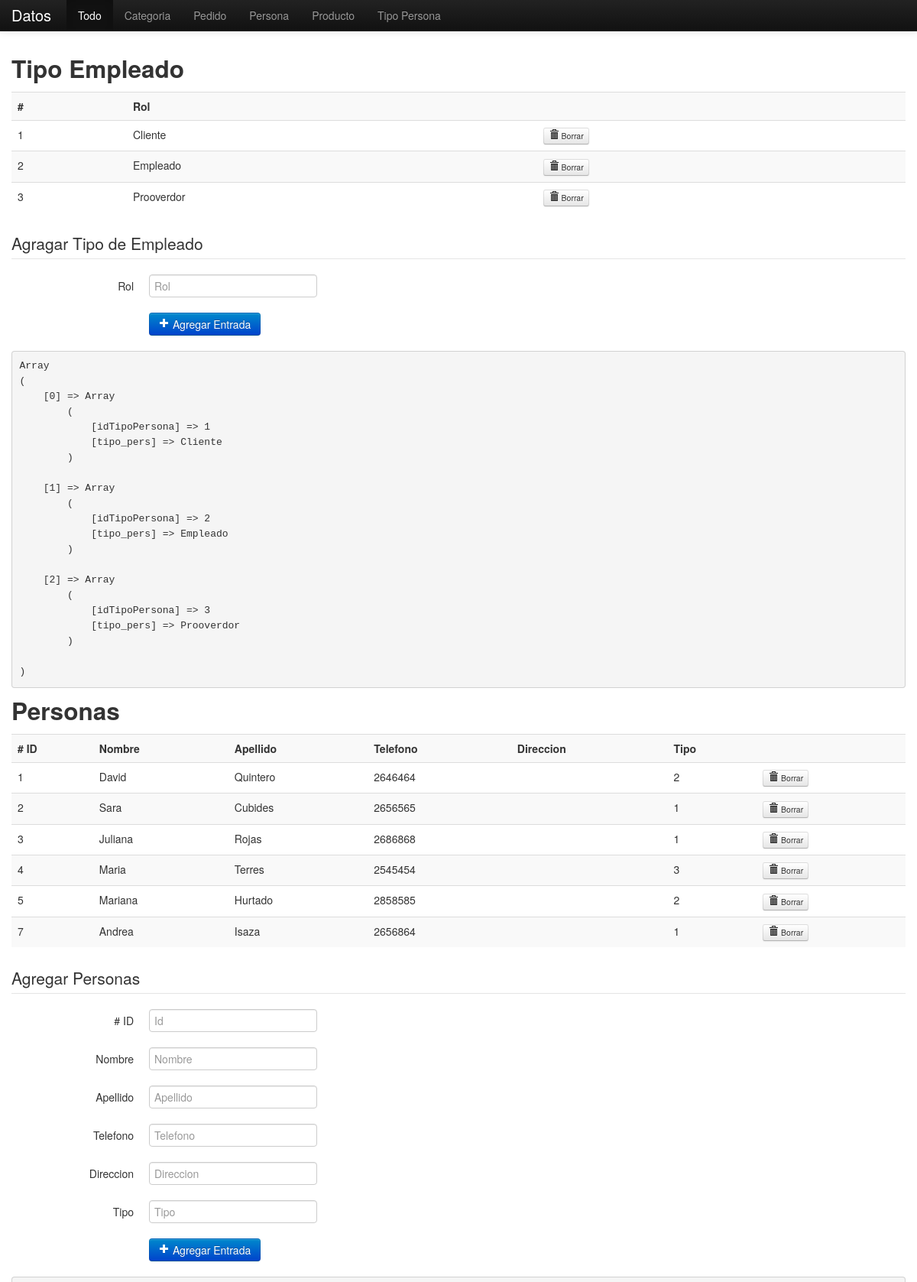
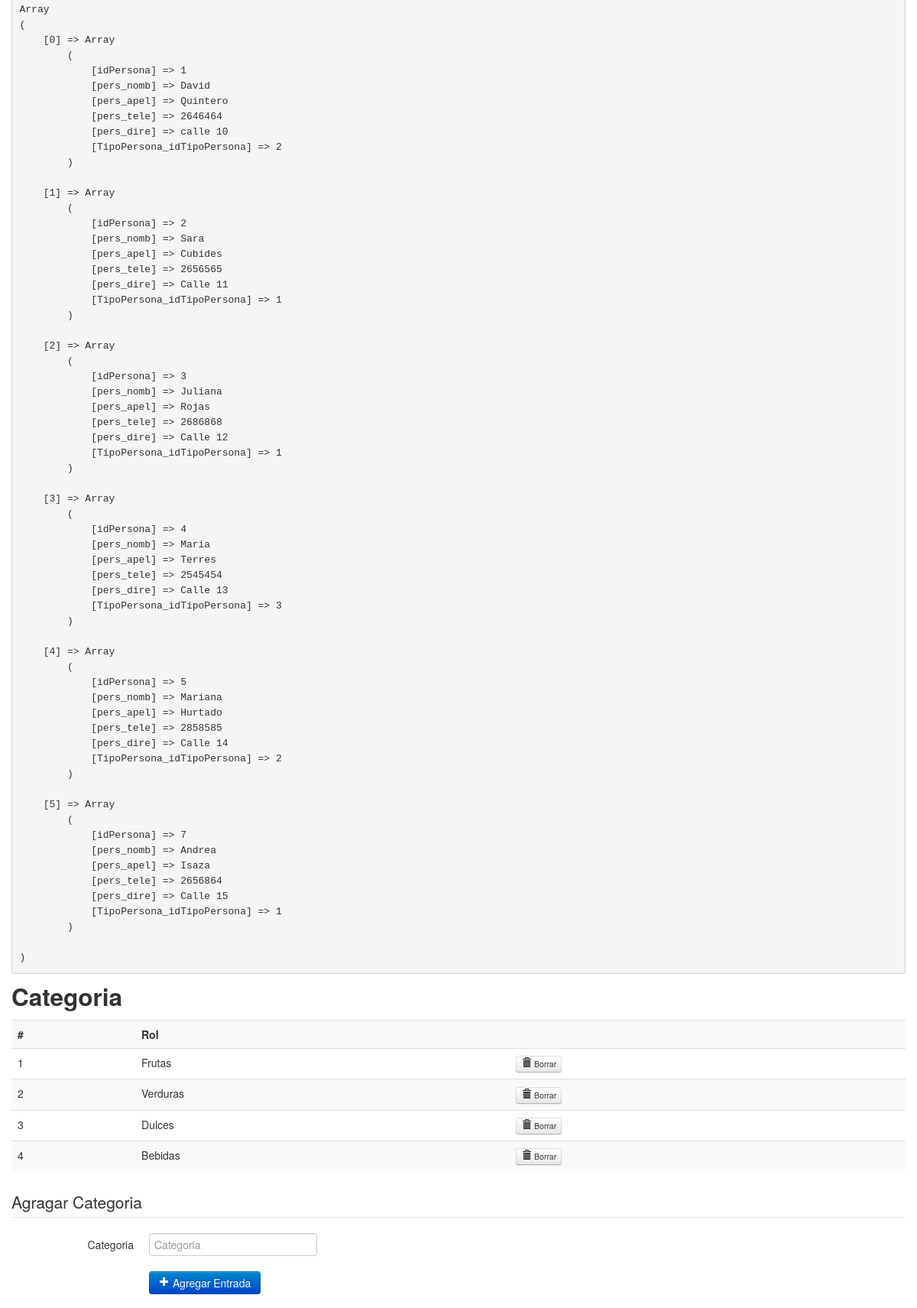
The app's page /datos/index.php (upper part) with its own data (2 pictures, top to bottom).
### tables this page shows
CREATE TABLE IF NOT EXISTS `tipopersona` (
  `idTipoPersona` int(11) NOT NULL,
  `tipo_pers` varchar(45) DEFAULT NULL,
  PRIMARY KEY (`idTipoPersona`)
);

CREATE TABLE IF NOT EXISTS `persona` (
  `idPersona` int(11) NOT NULL,
  `pers_nomb` varchar(45) DEFAULT NULL,
  `pers_apel` varchar(45) DEFAULT NULL,
  `pers_tele` varchar(45) DEFAULT NULL,
  `pers_dire` varchar(45) DEFAULT NULL,
  `TipoPersona_idTipoPersona` int(11) NOT NULL,
  PRIMARY KEY (`idPersona`,`TipoPersona_idTipoPersona`),
  KEY `fk_Personas_TipoPersona1_idx` (`TipoPersona_idTipoPersona`)
);

CREATE TABLE IF NOT EXISTS `categoria` (
  `idCategoria` int(11) NOT NULL,
  `cate_nomb` varchar(45) DEFAULT NULL,
  PRIMARY KEY (`idCategoria`)
);

### datos/crud.php (called while the page is built, shortened)
<?php
class Database
{
    private $result = array();
    public function select($table, $rows = '*', $where = null, $order = null)
    {
        $q = 'SELECT '.$rows.' FROM '.$table;
        $query = @mysql_query($q);
        if($query)
        {
            $this->numResults = mysql_num_rows($query);
            for($i = 0; $i < $this->numResults; $i++)
            {
                $r = mysql_fetch_assoc($query);
                $key = array_keys($r);
                for($x = 0; $x < count($key); $x++)
                {
                    if(!is_int($key[$x]))
                    {
                        if(mysql_num_rows($query) > 1)
                            $this->result[$i][$key[$x]] = $r[$key[$x]];
                        else if(mysql_num_rows($query) < 1)
                            $this->result = null;
                        else
                            $this->result[$key[$x]] = $r[$key[$x]];
                    }
                }
            }
            return true;
        }
        else
        {
            return false;
        }
    }
    public function getResult()
    {
        return $this->result;
    }
}
?>

### datos/index.php (the view, shortened to what this page needs)
<?php
  include('crud.php');
?>
<!DOCTYPE html>
<html lang="en">
  <head>
    <link href="css/bootstrap.css" rel="stylesheet">
    <link href="css/bootstrap-responsive.css" rel="stylesheet">
  </head>
  <body>
    <div class="navbar navbar-inverse navbar-fixed-top">
      <div class="navbar-inner">
        <div class="container">
          <a class="brand" href="index.php"> Datos</a>
          <div class="nav-collapse collapse">
            <ul class="nav">
              <li class="active"><a href="index.php"> Todo </a></li>
              <li><a href="categoria.php"> Categoria </a></li>
              <li><a href="pedido.php"> Pedido </a></li>
              <li><a href="personas.php"> Persona </a></li>
              <li><a href="producto.php"> Producto </a></li>
              <li><a href="tipopersona.php"> Tipo Persona </a></li>
            </ul>
          </div>
        </div>
      </div>
    </div>
<div class="container">
<h2> Tipo Empleado</h2>
  <table class="table table-striped">
  <tr class="success" >
    <th>#</th>
    <th> Rol </th>
    <th> </th>
  </tr>
<?php
  $db = new Database();
  $db->connect();
  $db->select('tipopersona');
  $result_tipo = $db->getResult();
    for ( $i = 0; $i <count($result_tipo); $i++) {
      echo "<tr>";
      echo "<td>";
      echo "{$result_tipo[$i][idTipoPersona]}";
      echo "</td>";
      echo "<td>";
      echo "{$result_tipo[$i][tipo_pers]} \n";
      echo "</td>";
      echo "<td>";
      echo "<a class='btn btn-mini' href='#'><i class='icon-trash'></i> Borrar</a>";
      echo "</td>";
      echo "</tr>";
    }
?>
  </table>
  <legend> Agragar Tipo de Empleado </legend>
    <form class="form-horizontal">
      <div class="control-group">
        <label class="control-label" for="inputRol">Rol</label>
        <div class="controls">
        <input type="text" id="inputRol" placeholder="Rol">
        </div>
      </div>
      <div class="control-group">
        <div class="controls">
          <button type="submit" class="btn btn-primary"><i class='icon-plus icon-white'></i> Agregar Entrada</button>
        </div>
      </div>
    </form>
<?php
  echo "<pre>";
    print_r($result_tipo);
  echo "</pre>";
?>
<h2> Personas </h2>
  <table class="table table-striped">
  <tr class="success" >
    <th># ID </th>
    <th> Nombre  </th>
    <th> Apellido </th>
    <th> Telefono </th>
    <th> Direccion </th>
    <th> Tipo </th>
    <th> </th>
  </tr>
<?php
  $db = new Database();
  $db->connect();
  $db->select('persona');
  $result_personas = $db->getResult();
    for ( $i = 0; $i <count($result_personas); $i++) {
      echo "<tr>";
      echo "<td>";
      echo "{$result_personas[$i][idPersona]}";
      echo "</td>";
      echo "<td>";
      echo "{$result_personas[$i][pers_nomb]} \n";
      echo "</td>";
      echo "<td>";
      echo "{$result_personas[$i][pers_apel]} \n";
      echo "</td>";
      echo "<td>";
      echo "{$result_personas[$i][pers_tele]} \n";
      echo "</td>";
      echo "<td>";
      echo "</td>";
      echo "<td>";
      echo "{$result_personas[$i][TipoPersona_idTipoPersona]} \n";
      echo "</td>";
      echo "<td>";
      echo "<a class='btn btn-mini' href='#'><i class='icon-trash'></i> Borrar</a>";
      echo "</td>";
      echo "</tr>";
    }
?>
  </table>
  <legend> Agregar Personas </legend>
    <form class="form-horizontal">
      <div class="control-group">
        <label class="control-label" for="inputId"># ID </label>
        <div class="controls">
        <input type="text" id="inputId" placeholder="Id">
        </div>
      </div>
      <div class="control-group">
        <label class="control-label" for="inputNombre"> Nombre </label>
        <div class="controls">
        <input type="text" id="inputNombre" placeholder="Nombre">
        </div>
      </div>
      <div class="control-group">
        <label class="control-label" for="inputApellido"> Apellido </label>
        <div class="controls">
        <input type="text" id="inputApellido" placeholder="Apellido">
        </div>
      </div>
      <div class="control-group">
        <label class="control-label" for="inputTelefono"> Telefono </label>
        <div class="controls">
        <input type="text" id="inputTelefono" placeholder="Telefono">
        </div>
      </div>
      <div class="control-group">
        <label class="control-label" for="inputDireccion"> Direccion </label>
        <div class="controls">
        <input type="text" id="inputDireccion" placeholder="Direccion">
        </div>
      </div>
      <div class="control-group">
        <label class="control-label" for="inputTipo"> Tipo </label>
        <div class="controls">
        <input type="text" id="inputTipo" placeholder="Tipo">
        </div>
      </div>
      <div class="control-group">
        <div class="controls">
          <button type="submit" class="btn btn-primary"><i class='icon-plus icon-white'></i> Agregar Entrada</button>
        </div>
      </div>
    </form>
<?php
  echo "<pre>";
    print_r($result_personas);
  echo "</pre>";
?>
<h2> Categoria </h2>
  <table class="table table-striped">
  <tr class="success" >
    <th>#</th>
    <th> Rol </th>
    <th> </th>
  </tr>
<?php
  $db = new Database();
  $db->connect();
  $db->select('categoria');
  $result_categoria = $db->getResult();
    for ( $i = 0; $i <count($result_categoria); $i++) {
      echo "<tr>";
      echo "<td>";
      echo "{$result_categoria[$i][idCategoria]}";
      echo "</td>";
      echo "<td>";
      echo "{$result_categoria[$i][cate_nomb]} \n";
      echo "</td>";
      echo "<td>";
      echo "<a class='btn btn-mini' href='#'><i class='icon-trash'></i> Borrar</a>";
      echo "</td>";
      echo "</tr>";
    }
?>
  </table>
  <legend> Agragar Categoria </legend>
    <form class="form-horizontal">
      <div class="control-group">
        <label class="control-label" for="inputCategoria"> Categoria </label>
        <div class="controls">
        <input type="text" id="inputCategoria" placeholder="Categoria">
        </div>
      </div>
      <div class="control-group">
        <div class="controls">
          <button type="submit" class="btn btn-primary"><i class='icon-plus icon-white'></i> Agregar Entrada</button>
        </div>
      </div>
    </form>
<?php
    print_r($result_categoria);
?>
    </div>
  </body>
</html>

### datos/index.php (style rules this page uses)
body { padding-top: 60px; }

### records on screen
tipopersona: idTipoPersona "1", tipo_pers "Cliente"
tipopersona: idTipoPersona "2", tipo_pers "Empleado"
tipopersona: idTipoPersona "3", tipo_pers "Prooverdor"
persona: idPersona "1", pers_nomb "David", pers_apel "Quintero", pers_tele "2646464", TipoPersona_idTipoPersona "2"
persona: idPersona "2", pers_nomb "Sara", pers_apel "Cubides", pers_tele "2656565", TipoPersona_idTipoPersona "1"
persona: idPersona "3", pers_nomb "Juliana", pers_apel "Rojas", pers_tele "2686868", TipoPersona_idTipoPersona "1"
persona: idPersona "4", pers_nomb "Maria", pers_apel "Terres", pers_tele "2545454", TipoPersona_idTipoPersona "3"
persona: idPersona "5", pers_nomb "Mariana", pers_apel "Hurtado", pers_tele "2858585", TipoPersona_idTipoPersona "2"
persona: idPersona "7", pers_nomb "Andrea", pers_apel "Isaza", pers_tele "2656864", TipoPersona_idTipoPersona "1"
categoria: idCategoria "1", cate_nomb "Frutas"
categoria: idCategoria "2", cate_nomb "Verduras"
categoria: idCategoria "3", cate_nomb "Dulces"
categoria: idCategoria "4", cate_nomb "Bebidas"
